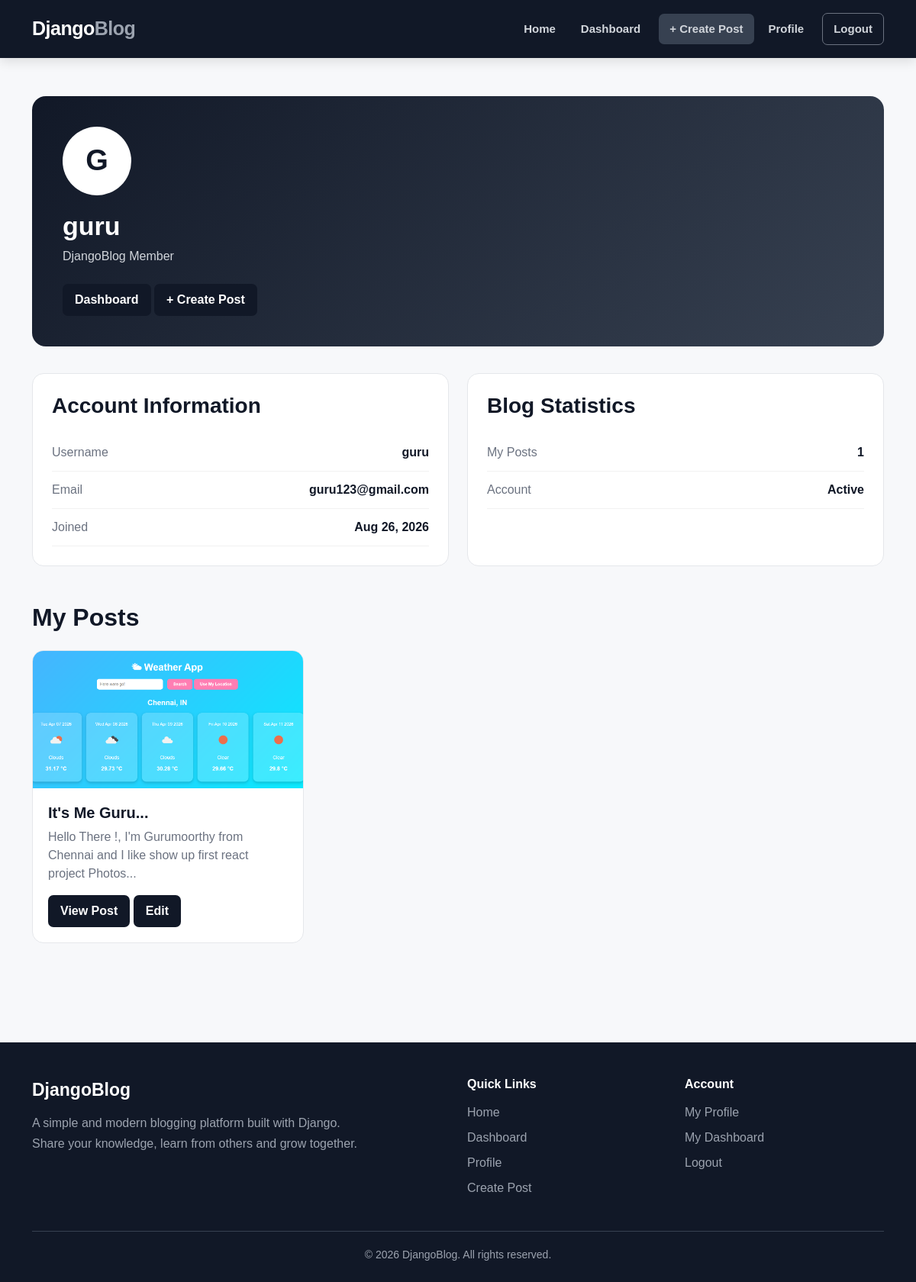
Screenshot of /profile/ (signed in) with the database file from the repository.
### blog/models.py (models this page shows, shortened)
class Post(models.Model):
    title = models.CharField(max_length=200)
    slug = models.SlugField(unique=True)
    author = models.ForeignKey(
        User,
        on_delete=models.CASCADE
    )
    category = models.ForeignKey(
        Category,
        on_delete=models.SET_NULL,
        null=True,
        blank=True
    )
    content = models.TextField()
    image = models.ImageField(
        upload_to="posts/",
        blank=True,
        null=True
    )
    created_at = models.DateTimeField(
        auto_now_add=True
    )
    updated_at = models.DateTimeField(
        auto_now=True
    )
    class Meta:
        ordering = ["-created_at"]

### blog/views.py (the view)
@login_required
def profile(request):
    posts = Post.objects.filter(
        author=request.user
    ).order_by("-created_at")
    return render(
        request,
        "blog/profile.html",
        {
            "user": request.user,
            "posts": posts,
            "post_count": posts.count(),
        }
    )

### blog/templates/blog/profile.html (shortened to what this page needs)
{% extends "blog/base.html" %}
{% block content %}
<div class="profile-page">
    <div class="container">
        <div class="profile-header">
            <div class="avatar">
                {{ user.username|first|upper }}
            </div>
            <h1>
                {{ user.username }}
            </h1>
            <div class="username">
                DjangoBlog Member
            </div>
            <div class="mt-4">
                <a
                    href="{% url 'dashboard' %}"
                    class="btn-dark-custom">
                    Dashboard
                </a>
                <a
                    href="{% url 'create_post' %}"
                    class="btn-dark-custom">
                    + Create Post
                </a>
            </div>
        </div>
        <div class="row g-4">
            <div class="col-md-6">
                <div class="info-card">
                    <h3>
                        Account Information
                    </h3>
                    <div class="info-row">
                        <span class="info-label">
                            Username
                        </span>
                        <span class="info-value">
                            {{ user.username }}
                        </span>
                    </div>
                    <div class="info-row">
                        <span class="info-label">
                            Email
                        </span>
                        <span class="info-value">
                            {% if user.email %}
                                {{ user.email }}
                            {% else %}
                                Not provided
                            {% endif %}
                        </span>
                    </div>
                    <div class="info-row">
                        <span class="info-label">
                            Joined
                        </span>
                        <span class="info-value">
                            {{ user.date_joined|date:"M d, Y" }}
                        </span>
                    </div>
                </div>
            </div>
            <div class="col-md-6">
                <div class="info-card">
                    <h3>
                        Blog Statistics
                    </h3>
                    <div class="info-row">
                        <span class="info-label">
                            My Posts
                        </span>
                        <span class="info-value">
                            {{ post_count }}
                        </span>
                    </div>
                    <div class="info-row">
                        <span class="info-label">
                            Account
                        </span>
                        <span class="info-value">
                            Active
                        </span>
                    </div>
                </div>
            </div>
        </div>
        <h2
            class="mt-5 mb-4"
            style="font-weight:800;">
            My Posts
        </h2>
        <div class="row g-4">
            {% for post in posts %}
                <div class="col-md-6 col-lg-4">
                    <div class="post-card">
                        {% if post.image %}
                            <img
                                src="{{ post.image.url }}"
                                alt="{{ post.title }}"
                                class="post-image">
                        {% else %}
                            <div class="no-image">
                                ✍️
                            </div>
                        {% endif %}
                        <div class="post-body">
                            <h3 class="post-title">
                                {{ post.title }}
                            </h3>
                            <p class="post-text">
                                {{ post.content|truncatewords:20 }}
                            </p>
                            <a
                                href="{% url 'post_detail' post.slug %}"
                                class="btn-dark-custom">
                                View Post
                            </a>
                            <a
                                href="{% url 'edit_post' post.slug %}"
                                class="btn-dark-custom">
                                Edit
                            </a>
                        </div>
                    </div>
                </div>
            {% endfor %}
        </div>
    </div>
</div>
{% endblock %}

### blog/templates/blog/base.html (style rules this page uses)
* { box-sizing: border-box; }
body { margin: 0; font-family: Arial, Helvetica, sans-serif; background: #f7f8fa; color: #111827; }

### blog/templates/blog/profile.html (style rules this page uses)
.profile-page { min-height: 100vh; background: #f7f8fa; padding: 50px 0 80px; }
.profile-header { background: linear-gradient(135deg, #111827, #374151); color: white; padding: 40px; border-radius: 18px; margin-bottom: 35px; }
.avatar { width: 90px; height: 90px; border-radius: 50%; background: white; color: #111827; display: flex; align-items: center; justify-content: center; font-size: 38px; font-weight: 800; margin-bottom: 20px; }
.profile-header h1 { font-size: 34px; font-weight: 800; }
.username { color: #d1d5db; }
.info-card { background: white; border: 1px solid #e5e7eb; border-radius: 15px; padding: 25px; height: 100%; }
.info-card h3 { font-weight: 800; margin-bottom: 20px; }
.info-row { display: flex; justify-content: space-between; padding: 12px 0; border-bottom: 1px solid #f1f1f1; }
.info-label { color: #6b7280; }
.info-value { font-weight: 600; }
.post-card { background: white; border: 1px solid #e5e7eb; border-radius: 15px; overflow: hidden; height: 100%; }
.post-image { width: 100%; height: 180px; object-fit: cover; }
.post-body { padding: 20px; }
.post-title { font-weight: 700; font-size: 20px; }
.post-text { color: #6b7280; }
.btn-dark-custom { display: inline-block; background: #111827; color: white; padding: 9px 16px; border-radius: 7px; text-decoration: none; font-weight: 600; }

### rows the page displays
Post: image (picture), title "It's Me Guru...", content "Hello There !, I'm Gurumoorthy from Chennai and I like show up first react project Photos..."

### other values shown
{{ user.username|first|upper }} "G"
{{ user.username }} "guru"
{{ user.email }} "guru123@gmail.com"
{{ user.date_joined|date:"M d, Y" }} "Aug 26, 2026"
{{ post_count }} "1"
